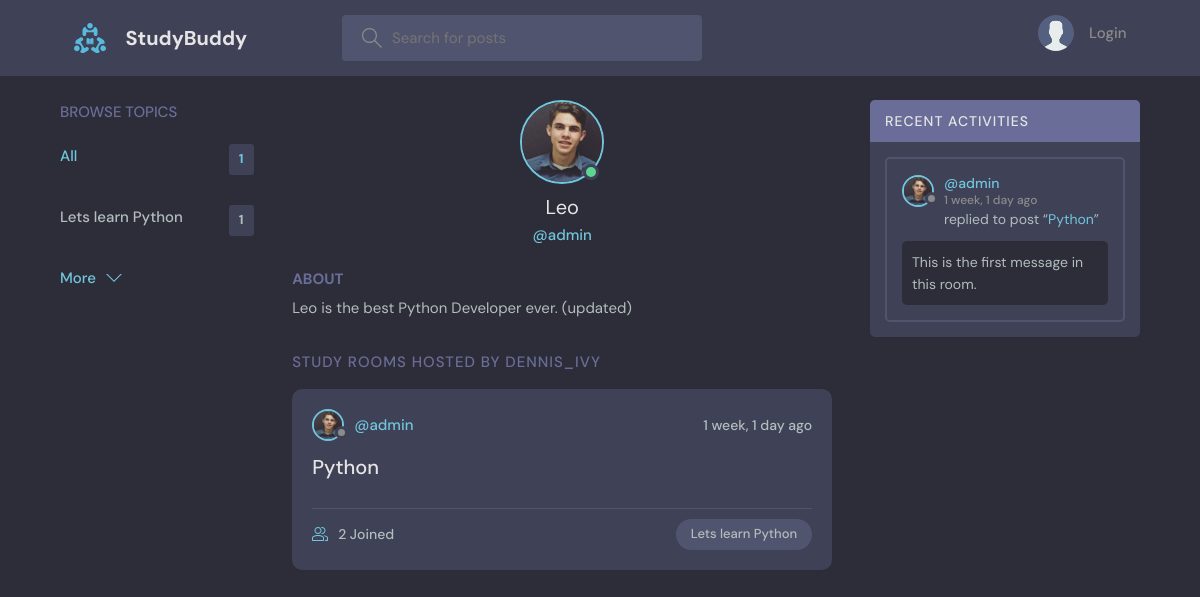
Page /profile/1/ on the committed database.
### base/models.py (models this page shows, shortened)
class Topic(models.Model):
    name = models.CharField(max_length=200)

class User(AbstractUser):
    name = models.CharField(max_length=200, null=True)
    email = models.EmailField(unique=True, null=True)
    bio = models.TextField(null=True)
    avatar = models.ImageField(null=True, default="avatar.svg") # This field depends on another package: python -m install pillow
    USERNAME_FIELD = 'email'
    REQUIRED_FIELDS = []

class Room(models.Model):
    host = models.ForeignKey(User, on_delete=models.SET_NULL, null=True)
    topic = models.ForeignKey(Topic, on_delete=models.SET_NULL, null=True)
    name = models.CharField(max_length=200)
    description = models.TextField(null=True, blank=True)
    participants = models.ManyToManyField(User, related_name='participants', blank=True)
    updated = models.DateTimeField(auto_now=True) #auto_now everytime the save method is called, save the timestamp
    created = models.DateTimeField(auto_now_add=True) #auto_now_add Save the timestamp only the first time the record is created/saved
    class Meta:
        ordering = ['-updated', '-created']
    def __str__(self):
        return self.name

class Message(models.Model):
    user = models.ForeignKey(User, on_delete=models.CASCADE)  #CASCADE = If the user gets deleted, all the msgs get deleted / #Refer to Django user model which we are using here
    room = models.ForeignKey(Room, on_delete=models.CASCADE) #CASCADE = If the room gets deleted, all the messages get deleted
    body = models.TextField()
    updated = models.DateTimeField(auto_now=True) #auto_now everytime the save method is called, save the timestamp
    created = models.DateTimeField(auto_now_add=True) #auto_now_add Save the timestamp only the first time the record is created/saved
    class Meta:
        ordering = ['-updated', '-created']

### base/views.py (the view)
# urls.py: path('profile/<str:pk>/', views.userProfile, name='user-profile'),
def userProfile(request, pk):
    user = User.objects.get(id=pk)
    rooms = user.room_set.all()
    room_messages = user.message_set.all()
    topics = Topic.objects.all()
    context = {'user':user, 'rooms':rooms,
                'room_messages':room_messages, 'topics':topics}
    return render(request, 'base/profile.html', context)

### base/templates/base/profile.html (shortened to what this page needs)
{% extends 'main.html' %}
{% block content %}
<main class="profile-page layout layout--3">
  <div class="container">
    {% include 'base/topics_components.html' %}
    <div class="roomList">
      <div class="profile">
        <div class="profile__avatar">
          <div class="avatar avatar--large active">
            <img src="{{user.avatar.url}}" />
          </div>
        </div>
        <div class="profile__info">
          <h3>{{user.name}}</h3>
          <p>@{{user.username}}</p>
        </div>
        <div class="profile__about">
          <h3>About</h3>
          <p>
            {{user.bio}}
          </p>
        </div>
      </div>
      <div class="roomList__header">
        <div>
          <h2>Study Rooms Hosted by dennis_ivy</a>
          </h2>
        </div>
      </div>
      {% include 'base/feed_component.html' %}
    </div>
    {% include 'base/activity_component.html' %}
  </div>
</main>
{% endblock content %}

### templates/main.html (shortened to what this page needs)
<!DOCTYPE html>
{% load static %}
<html lang="en">
  <head>
    <link rel="stylesheet" href="{% static 'styles/style.css' %}" />
  </head>
  <body>
        {% include 'navbar.html' %}
        {% block content %}
        {% endblock %}
  </body>
</html>

### templates/navbar.html (shortened to what this page needs)
{% load static %}
<header class="header header--loggedIn">
    <div class="container">
        <a href="{% url 'home' %}" class="header__logo">
            <img src="{% static 'images/logo.svg' %}" />
            <h1>StudyBuddy</h1>
        </a>
        <form class="header__search" method="GET" action="{% url 'home' %}">
            <label>
                <input name="q" placeholder="Search for posts" />
            </label>
        </form>
        <nav class="header__menu">
            {% if request.user.is_authenticated %}
            <div class="header__user">
                <a href="{% url 'update-user' %}">
                    <div class="avatar avatar--medium active">
                        <img src="{{request.user.avatar.url}}" />
                    </div>
                    <p>{{request.user.username}} <span>@{{request.user.username}}</span></p>
                </a>
                <button class="dropdown-button">
                    <svg version="1.1" xmlns="http://www.w3.org/2000/svg" width="32" height="32" viewBox="0 0 32 32">
                        <title>chevron-down</title>
                        <path d="M16 21l-13-13h-3l16 16 16-16h-3l-13 13z"></path>
                    </svg>
                </button>
            </div>
            {% else %}
            <a href="{% url 'login' %}">
                <img src="{% static 'images/avatar.svg' %}" />
                <p>Login</p>
            </a>
            {% endif %}
        </nav>
    </div>
</header>

### base/templates/base/topics_components.html
        <div class="topics">
            <div class="topics__header">
              <h2>Browse Topics</h2>
            </div>
            <ul class="topics__list">
              <li>
                <a href="{% url 'home' %}" class="active">All <span>{{topics.count}}</span></a>
              </li>
              {% for topic in topics %}
              <li>
                <a href="{% url 'home' %}?q={{topic.name}}">{{topic.name}}<span>{{topic.room_set.all.count}}</span></a>
              </li>
              {% endfor %}
            </ul>
            <a class="btn btn--link" href="topics.html">
              More
              <svg version="1.1" xmlns="http://www.w3.org/2000/svg" width="32" height="32" viewBox="0 0 32 32">
                <title>chevron-down</title>
                <path d="M16 21l-13-13h-3l16 16 16-16h-3l-13 13z"></path>
              </svg>
            </a>
          </div>

### base/templates/base/feed_component.html (shortened to what this page needs)
{% for room in rooms %}
<div class="roomListRoom">
    <div class="roomListRoom__header">
        <a href="{% url 'user-profile' room.host.id %}" class="roomListRoom__author">
            <div class="avatar avatar--small">
                <img src="{{room.host.avatar.url}}" />
            </div>
            <span>@{{room.host.username}}</span>
        </a>
        <div class="roomListRoom__actions">
            <span>{{room.created|timesince}} ago</span>
        </div>
    </div>
    <div class="roomListRoom__content">
        <a href="{% url 'room' room.id %}">{{room.name}}</a>
    </div>
    <div class="roomListRoom__meta">
        <a href="{% url 'room' room.id %}" class="roomListRoom__joined">
            {{room.participants.all.count}} Joined
        </a>
        <p class="roomListRoom__topic">{{room.topic.name}}</p>
    </div>
</div>
{% endfor %}

### base/templates/base/activity_component.html (shortened to what this page needs)
<div class="activities">
    <div class="activities__header">
      <h2>Recent Activities</h2>
    </div>
    {% for message in room_messages %}
    <div class="activities__box">
      <div class="activities__boxHeader roomListRoom__header">
        <a href="{% url 'user-profile' message.user.id %}" class="roomListRoom__author">
          <div class="avatar avatar--small">
            <img src="{{message.user.avatar.url}}" />
          </div>
          <p>
            @{{message.user.username}}
            <span>{{message.created|timesince}} ago</span>
          </p>
        </a>
      </div>
      <div class="activities__boxContent">
        <p>replied to post “<a href="{% url 'room' message.room.id %}">{{message.room}}</a>”</p>
        <div class="activities__boxRoomContent">
          {{message.body}}
        </div>
      </div>
    </div>
    {% endfor %}
</div>

### rows in the picture
Topic: name "Lets learn Python", room_set.all.count "1"
User: avatar (picture), name "Leo", username "admin", bio "Leo is the best Python Developer ever. (updated)"
Room: host.avatar (picture), host.username "admin", created "1 week, 1 day", name "Python", participants.all.count "2", topic.name "Lets learn Python"
Message: user.avatar (picture), user.username "admin", created "1 week, 1 day", room "Python", body "This is the first message in this room."

### other values in the picture
{{ topics.count }} "1"
